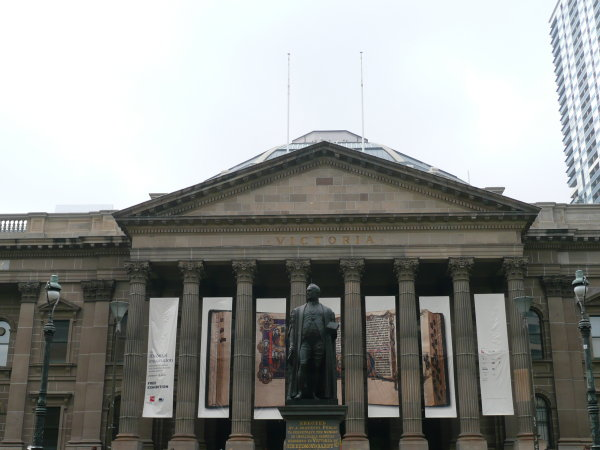
#> input picture Phase1/Data/Train/Set1/1.jpg, 600 x 450 px
$ python -i Wrapper.py   (imports and definitions only)
#> lines starting #> are read from the running program, lines starting #| are printed output that depends on the picture
#!/usr/bin/evn python

"""
RBE/CS Fall 2022: Classical and Deep Learning Approaches for
Geometric Computer Vision
Project 1: MyAutoPano: Phase 2 Starter Code


Author(s):
Lening Li (lli4@wpi.edu)
Teaching Assistant in Robotics Engineering,
Worcester Polytechnic Institute
"""

# Code starts here:

import numpy as np
import cv2
import matplotlib.pyplot as plt
import glob
import os
from skimage.feature import peak_local_max
import copy
from sklearn import preprocessing
from random import sample
import queue as Q
import sys

# Don't generate pyc codes
sys.dont_write_bytecode = True

# Add any python libraries here
def detectCornersHarris(images, filterSize = 2, sobelApertureSize = 3,harrisDetectorParam = 0.04):
    corners = []
    imagesWithCorners = []
    for image in images:
        grey = cv2.cvtColor(image, cv2.COLOR_RGB2GRAY)
        grey = np.float32(grey)

        imageWithCorners = image.copy()

        detectedCorners = cv2.cornerHarris(grey, filterSize, sobelApertureSize, harrisDetectorParam)
        detectedCorners = cv2.dilate(detectedCorners, None)

        imageWithCorners[detectedCorners>0.001*detectedCorners.max()] = [255, 0, 0]

        corners.append(detectedCorners)
        imagesWithCorners.append(imageWithCorners)
    return corners, imagesWithCorners

# [31 lines left out: functions displayImages, loadImages, not called in this run]

def anms(cornersImage, numBestCorners):
    localMaximaCoords = peak_local_max(cornersImage,min_distance=5,threshold_abs=0.001*cornersImage.max())
    r = np.full(len(localMaximaCoords),np.inf)
    for i in range(len(localMaximaCoords)):
        for j in range(len(localMaximaCoords)):
            xi = localMaximaCoords[i][0]
            yi = localMaximaCoords[i][1]
            xj = localMaximaCoords[j][0]
            yj = localMaximaCoords[j][1]
            if(cornersImage[xj][yj] > cornersImage[xi][yi]):
                euclideanDist = (xj - xi)*(xj - xi) + (yj - yi)*(yj - yi)

                if euclideanDist < r[i]:
                    r[i] = euclideanDist

    sorted_idx = np.argsort(r)
    sorted_idx = sorted_idx[::-1]
    return localMaximaCoords[sorted_idx[:numBestCorners]]

# [5 lines left out: function anmsForImages, not called in this run]

def patchAroundPixel(image,pixel,patchSize):
    patchX = pixel[1] - patchSize//2
    patchY = pixel[0] - patchSize//2

    patch = None
    if patchY >= 0 and patchY+patchSize < len(image) and patchX >= 0 and patchX+patchSize < len(image[0]):
        patch = image[patchY:patchY+patchSize,patchX:patchX+patchSize]
    return patch

def patchesAroundCorners(image, corners, patchSize):
    patches = []
    usableCorners = []
    for corner in corners:
        patch = patchAroundPixel(image, corner, patchSize)
        if not (patch is None):
            patches.append(patchAroundPixel(image, corner, patchSize))
            usableCorners.append(corner)

    return patches, usableCorners

def getImageFeaturesFromCorners(image, corners):
    greyImage = cv2.cvtColor(image, cv2.COLOR_RGB2GRAY)
    greyImage = np.float32(greyImage)
    patches, useableCorners = patchesAroundCorners(greyImage,corners,41)
    blurredPatches = []
    for patch in patches:
        blurredPatches.append(cv2.GaussianBlur(patch,(5,5),sigmaX=1.0,sigmaY=1.0))
    downSampledPatches = []
    standardizedFeatures = []
    for patch in patches:
        downSampledPatch = cv2.resize(patch,(8,8))
        downSampledPatches.append(downSampledPatch)
        standardizedFeature = downSampledPatch.reshape((64))
        standardizedFeature = (standardizedFeature-standardizedFeature.mean())/standardizedFeature.std()
        standardizedFeatures.append(standardizedFeature)
    return standardizedFeatures, useableCorners

def getImageFeaturesAndFeatureCoords(image):
    cornersImage, _ = detectCornersHarris([image],2,3,0.04)
    corners = anms(cornersImage[0],numBestCorners=1000)
    features,useableCorners = getImageFeaturesFromCorners(image, corners)
    return features,useableCorners

# [248 lines left out: functions SSD, findFeatureMatches, drawMatchs, ransac, buildImageConnectivityMatrix, stitchOrderBasedOnConnectivity and 3 more, not called in this run]


# [2 lines not run here, left out]

>>> import cv2
>>> picture = cv2.cvtColor(cv2.imread('../Data/Train/Set1/1.jpg'), cv2.COLOR_BGR2RGB)
>>> result = getImageFeaturesAndFeatureCoords(picture)
#> the loop in detectCornersHarris, `for image in images:` made 1 pass
#> pass 1, in detectCornersHarris, `detectedCorners = cv2.cornerHarris(grey, filterSize, sobelApertureSize..`:
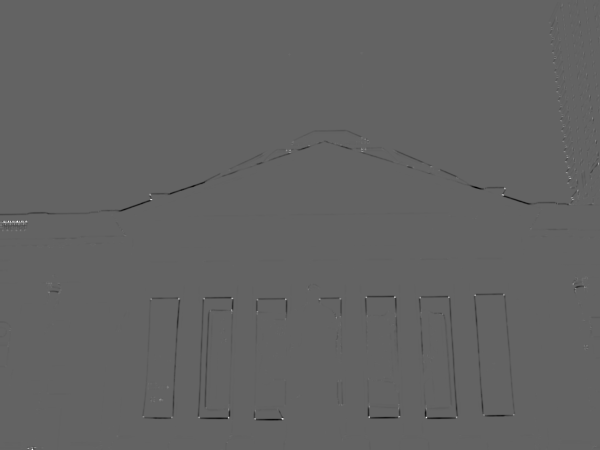
#> detectedCorners: shape (450, 600) float32; min -30212648, max 47397512, mean -104746.8; drawn with min black and max white
#> pass 1, in detectCornersHarris, `detectedCorners = cv2.dilate(detectedCorners, None)`:
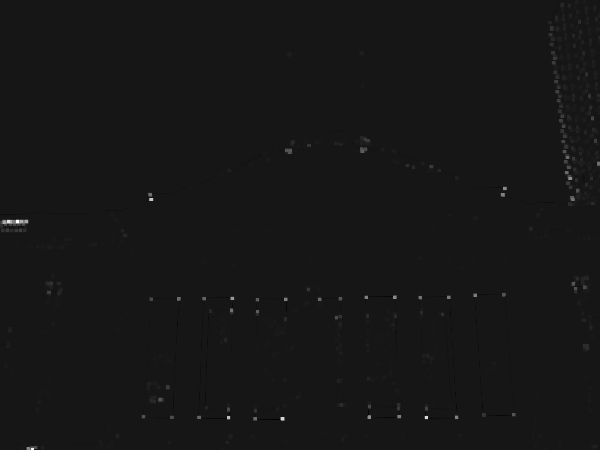
#> detectedCorners: shape (450, 600) float32; min -4522085.5, max 47397512, mean 110849.3; drawn with min black and max white
#> after the loop in detectCornersHarris, `for image in images:`:
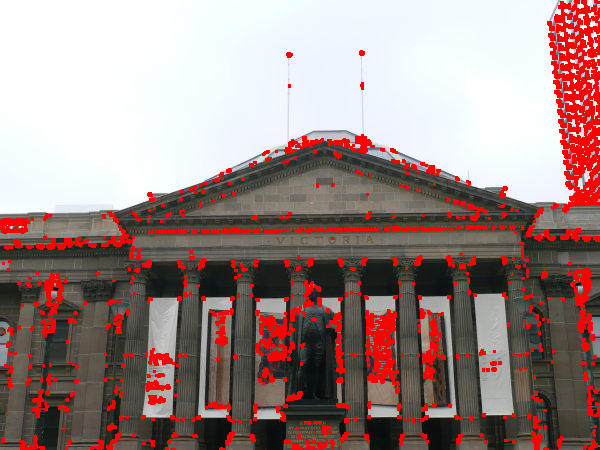
#> imageWithCorners: shape (450, 600, 3); mean R, G, B 159.7, 136.2, 133.4
#> after the loop in detectCornersHarris, `for image in images:`: corners = 1 item
#> in anms, `localMaximaCoords = peak_local_max(cornersImage,min_distance=5,thresho..`: localMaximaCoords = 571 pairs, first value 5 to 444, second value 5 to 594
#> in anms, `sorted_idx = np.argsort(r)`: sorted_idx = 571 values, max 570 at index 97, min 0 at index 570, mean 285
#> in anms, `sorted_idx = sorted_idx[::-1]`: sorted_idx = 571 values, max 570 at index 473, min 0 at index 0, mean 285
#> in getImageFeaturesAndFeatureCoords, `corners = anms(cornersImage[0],numBestCorners=1000)`: corners has the same summary as localMaximaCoords in anms
#> the loop in patchesAroundCorners, `for corner in corners:` made 571 passes
#> corner on passes 1 to 3: [220, 16], [416, 425], [177, 569]
#> pass 2, in patchAroundPixel (call 2), `patch = image[patchY:patchY+patchSize,patchX:patchX+patchSize]`:
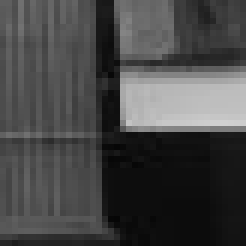
#> patch: shape (41, 41) float32 (shown 6 times larger); min 6, max 208, mean 70.5
#> pass 3, in patchAroundPixel (call 4), `patch = image[patchY:patchY+patchSize,patchX:patchX+patchSize]`:
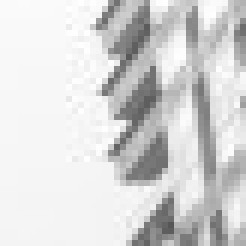
#> patch: shape (41, 41) float32 (shown 6 times larger); min 86, max 254, mean 214.3
#> after the loop in patchesAroundCorners, `for corner in corners:`: patches = 468 items; usableCorners = 468 pairs, first value 20 to 427, second value 21 to 578
#> in getImageFeaturesFromCorners, `patches, useableCorners = patchesAroundCorners(greyImage,corners,41)`: patches = 468 items; useableCorners has the same summary as usableCorners in patchesAroundCorners
#> in getImageFeaturesAndFeatureCoords, `features,useableCorners = getImageFeaturesFromCorners(image, corners)`: useableCorners has the same summary as usableCorners in patchesAroundCorners

$ run again, on Phase1/Data/Train/Set1/3.jpg
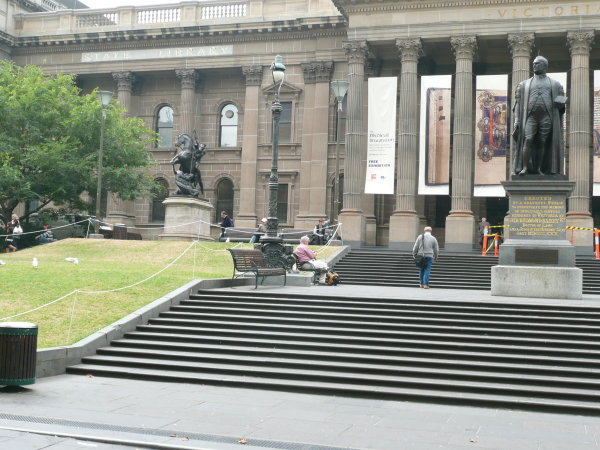
#> input picture Phase1/Data/Train/Set1/3.jpg, 600 x 450 px
#> the loop in detectCornersHarris, `for image in images:` made 1 pass
#> after the loop in detectCornersHarris, `for image in images:`:
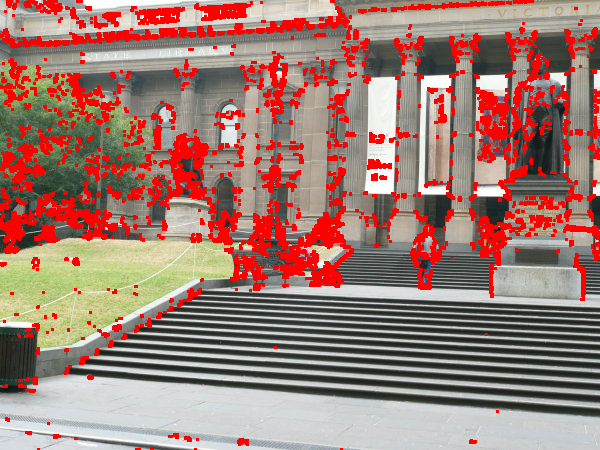
#> imageWithCorners: shape (450, 600, 3); mean R, G, B 161.1, 124.8, 115.7
#> after the loop in detectCornersHarris, `for image in images:`: corners = 1 item
#> localMaximaCoords = 675 pairs, first value 5 to 442, second value 5 to 594
#> in anms, `sorted_idx = np.argsort(r)`: sorted_idx = 675 values, max 674 at index 58, min 0 at index 674, mean 337
#> in anms, `sorted_idx = sorted_idx[::-1]`: sorted_idx = 675 values, max 674 at index 616, min 0 at index 0, mean 337
#> in getImageFeaturesAndFeatureCoords, `corners = anms(cornersImage[0],numBestCorners=1000)`: corners has the same summary as localMaximaCoords in anms
#> the loop in patchesAroundCorners, `for corner in corners:` made 675 passes
#> corner on passes 1 to 3: [193, 447], [226, 15], [263, 294]
#> pass 3, in patchAroundPixel (call 4), `patch = image[patchY:patchY+patchSize,patchX:patchX+patchSize]`:
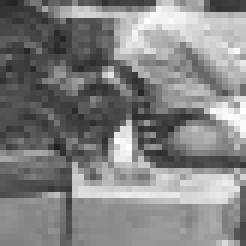
#> patch: shape (41, 41) float32 (shown 6 times larger); min 32, max 255, mean 130.7
#> after the loop in patchesAroundCorners, `for corner in corners:`: patches = 579 items; usableCorners = 579 pairs, first value 20 to 422, second value 20 to 578
#> in getImageFeaturesFromCorners, `patches, useableCorners = patchesAroundCorners(greyImage,corners,41)`: patches = 579 items; useableCorners has the same summary as usableCorners in patchesAroundCorners
#> in getImageFeaturesAndFeatureCoords, `features,useableCorners = getImageFeaturesFromCorners(image, corners)`: useableCorners has the same summary as usableCorners in patchesAroundCorners
